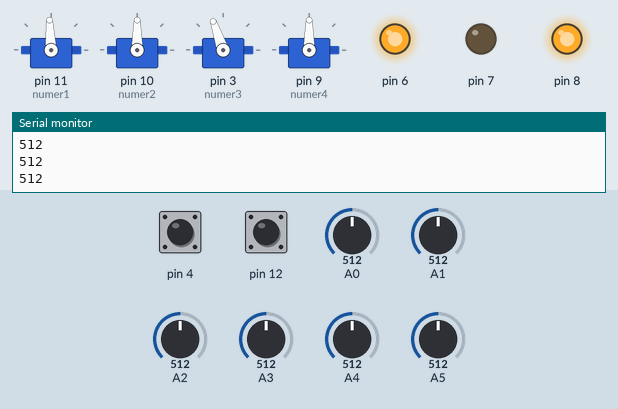
This sketch was run on a simulated Arduino Uno, built with avr-gcc and run on an emulated ATmega328P. Parts: 4 × servo, output pins drawn as LEDs (lit = HIGH), the last lines printed to the serial monitor. The test bench sets the inputs (shaded band); at power-on: A5 = 512, A0 = 512, A1 = 512, A3 = 512, A4 = 512, pin 4 HIGH, pin 12 HIGH, A2 = 512.

Above: at 1.2 s.
1.3 s: A5 set to 211
2.8 s: A5 set to 183
5.8 s: A0 set to 716
At 7.25 s:
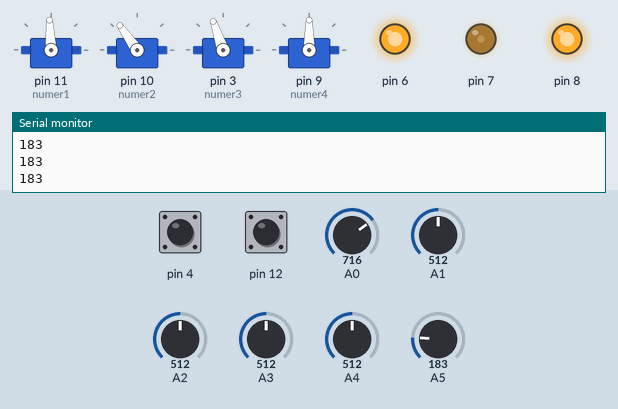
8.8 s: A1 set to 716
At 11.6 s:
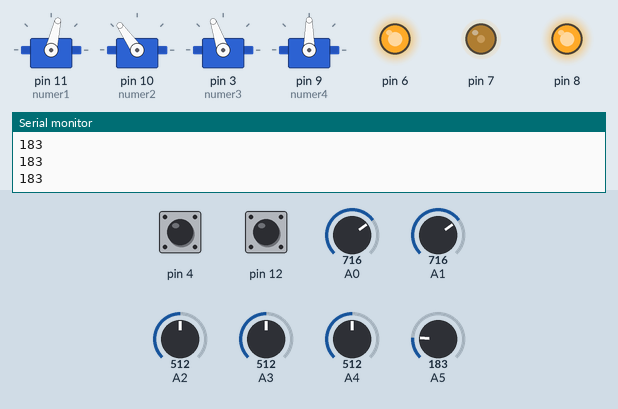
11.8 s: A3 set to 716
At 12.01 s:
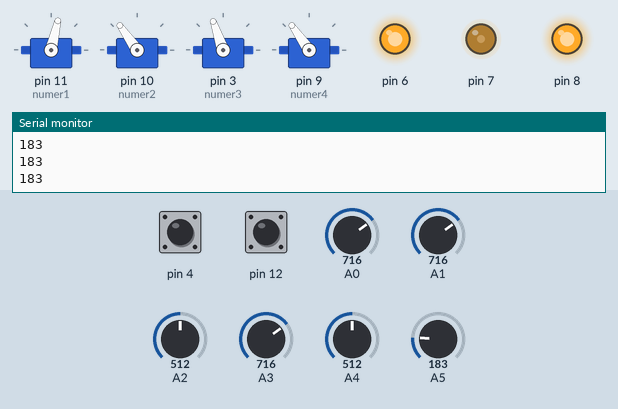
14.8 s: A4 set to 716
At 17.96 s:
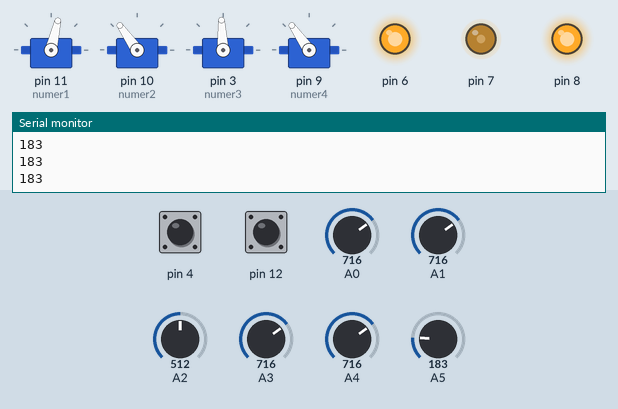
Timing chart, 0 to 18.8 s (numbered marks = the images above; inputs shaded):
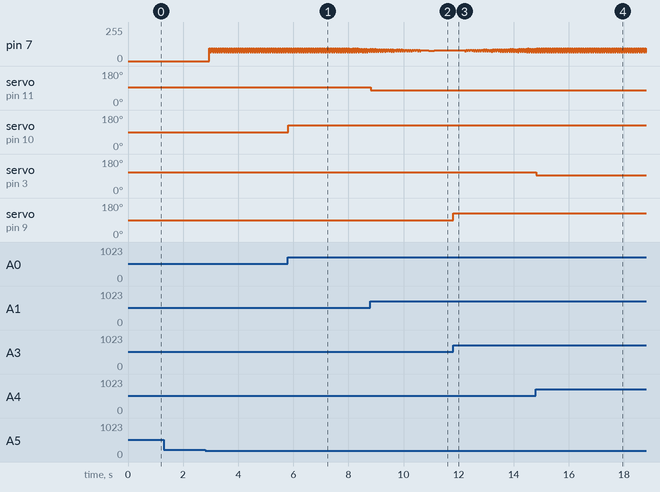

The sketch:

Kodzik_Projektu.ino
```cpp
#include <Servo.h>


Servo numer1;
Servo numer2;
Servo numer3;
Servo numer4;


int x;
int y;
int a;
int b;
int time;
int war;
int war2;


void setup() {
  pinMode(4, INPUT_PULLUP);
  pinMode(12, INPUT_PULLUP);
  pinMode(8, OUTPUT);
  pinMode(6, OUTPUT);
  pinMode(7, OUTPUT);

  Serial.begin(115200);

  numer1.attach(11);
  numer2.attach(10);
  numer3.attach(3);
  numer4.attach(9);

  digitalWrite(6,HIGH);
  digitalWrite(8,HIGH);
}

void loop() {
    if(time%20==19)
    {
     war2 = analogRead(A2);
    }

     if(war2<50&&war2>0)
     {
       delay(5);
       digitalWrite(7,HIGH);
       delay(5);
       digitalWrite(7,LOW);
     }

     if(time%20==19)
     {
       war = analogRead(A5);
       Serial.println(analogRead(A5));
     }

     if(war<200&&war>0)
     {
       delay(5);
       digitalWrite(7,HIGH);
       delay(5);
       digitalWrite(7,LOW);
     }


  digitalWrite(7,LOW);
  x=analogRead(A0);
  y=analogRead(A1);


    if(digitalRead(4)==LOW)
    {
    //there can be something intresting
    }

  x=map(x,0,1024,0,180);
  y=map(y,0,1024,43,125);
  numer1.write(180-(y+3));

    if(x>25)
    {
      numer2.write(x);
    }

  a=analogRead(A3);
  b=analogRead(A4);

    if(digitalRead(12)==LOW)
    {
    //there can be something intresting
    }

  a=map(a,0,1024,0,180);
  b=map(b,0,1024,43,125);
  numer3.write(180-(b-13));


    if(a>25)
    {
      numer4.write(a);
    }

  time++;

    if(time==30000)
    {
      time=0;
    }

  delay(5);
}
```

Measured:
- after the input at 5.8 s, servo on pin 10 (numer2): 90° → 125° at once
- after the input at 8.8 s, servo on pin 11 (numer1): 93° → 77° at once
- after the input at 11.8 s, servo on pin 9 (numer4): 90° → 125° at once
- after the input at 14.8 s, servo on pin 3 (numer3): 109° → 93° at once
- by itself, pin 7: ramps from 64/255 to 96/255 and jumps back, once every 0.08 s
